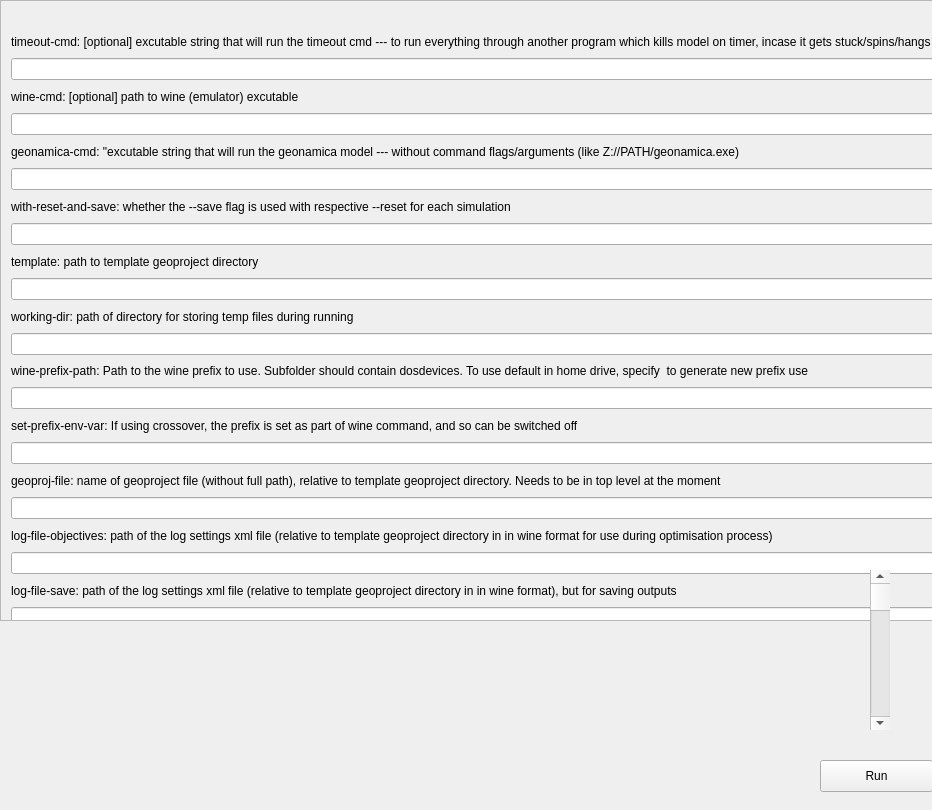
<?xml version="1.0" encoding="UTF-8"?>
<ui version="4.0">
 <class>OptimisationWizardPage</class>
 <widget class="QWizardPage" name="OptimisationWizardPage">
  <property name="geometry">
   <rect>
    <x>0</x>
    <y>0</y>
    <width>932</width>
    <height>810</height>
   </rect>
  </property>
  <property name="windowTitle">
   <string>WizardPage</string>
  </property>
  <widget class="QPushButton" name="pushButton">
   <property name="geometry">
    <rect>
     <x>820</x>
     <y>760</y>
     <width>113</width>
     <height>32</height>
    </rect>
   </property>
   <property name="text">
    <string>Run</string>
   </property>
  </widget>
  <widget class="QScrollArea" name="scrollArea">
   <property name="geometry">
    <rect>
     <x>0</x>
     <y>0</y>
     <width>941</width>
     <height>621</height>
    </rect>
   </property>
   <property name="widgetResizable">
    <bool>true</bool>
   </property>
   <widget class="QWidget" name="scrollAreaWidgetContents">
    <property name="geometry">
     <rect>
      <x>0</x>
      <y>0</y>
      <width>939</width>
      <height>619</height>
     </rect>
    </property>
    <widget class="QWidget" name="verticalLayoutWidget">
     <property name="geometry">
      <rect>
       <x>10</x>
       <y>30</y>
       <width>2033</width>
       <height>1477</height>
      </rect>
     </property>
     <layout class="QVBoxLayout" name="verticalLayout">
      <item>
       <widget class="QLabel" name="label">
        <property name="text">
         <string>timeout-cmd: [optional] excutable string that will run the timeout cmd --- to run everything through another program which kills model on timer, incase it gets stuck/spins/hangs</string>
        </property>
       </widget>
      </item>
      <item>
       <widget class="QLineEdit" name="timeout_cmd"/>
      </item>
      <item>
       <widget class="QLabel" name="label_2">
        <property name="text">
         <string>wine-cmd: [optional] path to wine (emulator) excutable </string>
        </property>
       </widget>
      </item>
      <item>
       <widget class="QLineEdit" name="wine_cmd"/>
      </item>
      <item>
       <widget class="QLabel" name="label_3">
        <property name="text">
         <string>geonamica-cmd: &quot;excutable string that will run the geonamica model --- without command flags/arguments (like Z://PATH/geonamica.exe)</string>
        </property>
       </widget>
      </item>
      <item>
       <widget class="QLineEdit" name="lineEdit"/>
      </item>
      <item>
       <widget class="QLabel" name="label_4">
        <property name="text">
         <string>with-reset-and-save: whether the --save flag is used with respective --reset for each simulation</string>
        </property>
       </widget>
      </item>
      <item>
       <widget class="QLineEdit" name="with_reset_and_save"/>
      </item>
      <item>
       <widget class="QLabel" name="label_5">
        <property name="text">
         <string>template: path to template geoproject directory</string>
        </property>
       </widget>
      </item>
      <item>
       <widget class="QLineEdit" name="template_2"/>
      </item>
      <item>
       <widget class="QLabel" name="label_6">
        <property name="text">
         <string>working-dir: path of directory for storing temp files during running</string>
        </property>
       </widget>
      </item>
      <item>
       <widget class="QLineEdit" name="lineEdit_2"/>
      </item>
      <item>
       <widget class="QLabel" name="label_7">
        <property name="text">
         <string>wine-prefix-path: Path to the wine prefix to use. Subfolder should contain dosdevices. To use default in home drive, specify &lt;use_home_drive&gt; to generate new prefix use &lt;generate&gt;</string>
        </property>
       </widget>
      </item>
      <item>
       <widget class="QLineEdit" name="lineEdit_3"/>
      </item>
      <item>
       <widget class="QLabel" name="label_8">
        <property name="text">
         <string>set-prefix-env-var: If using crossover, the prefix is set as part of wine command, and so can be switched off</string>
        </property>
       </widget>
      </item>
      <item>
       <widget class="QLineEdit" name="set_prefix_env_var"/>
      </item>
      <item>
       <widget class="QLabel" name="label_9">
        <property name="text">
         <string>geoproj-file: name of geoproject file (without full path), relative to template geoproject directory. Needs to be in top level at the moment</string>
        </property>
       </widget>
      </item>
      <item>
       <widget class="QLineEdit" name="geoproj_file"/>
      </item>
      <item>
       <widget class="QLabel" name="label_10">
        <property name="text">
         <string>log-file-objectives: path of the log settings xml file (relative to template geoproject directory in in wine format for use during optimisation process)</string>
        </property>
       </widget>
      </item>
      <item>
       <widget class="QLineEdit" name="log_file_objectives"/>
      </item>
      <item>
       <widget class="QLabel" name="label_11">
        <property name="text">
         <string>log-file-save: path of the log settings xml file (relative to template geoproject directory in in wine format), but for saving outputs</string>
        </property>
       </widget>
      </item>
      <item>
       <widget class="QLineEdit" name="log_file_save"/>
      </item>
      <item>
       <widget class="QLabel" name="label_12">
        <property name="text">
         <string>replicates: Number of times to rerun Metronamica to account for stochasticity of model for each objective function evaluation</string>
        </property>
       </widget>
      </item>
      <item>
       <widget class="QLineEdit" name="replicates"/>
      </item>
      <item>
       <widget class="QLabel" name="label_13">
        <property name="text">
         <string>obj-maps: relative paths wrt template geoproject directory of objective maps</string>
        </property>
       </widget>
      </item>
      <item>
       <widget class="QLineEdit" name="obj_maps"/>
      </item>
      <item>
       <widget class="QLabel" name="label_14">
        <property name="text">
         <string>zonal-maps: name of zonal map (without full path), relative to template geoproject directory. This needs to be GDAL create writable, so NOT ASCII grid format</string>
        </property>
       </widget>
      </item>
      <item>
       <widget class="QLineEdit" name="zonal_maps"/>
      </item>
      <item>
       <widget class="QLabel" name="label_15">
        <property name="text">
         <string>zone-delineation: name of zonal delineation map (without full path), relative to template geoproject directory</string>
        </property>
       </widget>
      </item>
      <item>
       <widget class="QLineEdit" name="zone_delineation"/>
      </item>
      <item>
       <widget class="QLabel" name="label_16">
        <property name="text">
         <string>xpath-dv: xpath for decision variable, See documentation for format</string>
        </property>
       </widget>
      </item>
      <item>
       <widget class="QLineEdit" name="xpath_dv"/>
      </item>
      <item>
       <widget class="QLabel" name="label_17">
        <property name="text">
         <string>is-logging: TRUE or FALSE whether to log the evaluation</string>
        </property>
       </widget>
      </item>
      <item>
       <widget class="QLineEdit" name="is_logging"/>
      </item>
      <item>
       <widget class="QLabel" name="label_18">
        <property name="text">
         <string>save-dir: path of the directory for writing results and outputs to</string>
        </property>
       </widget>
      </item>
      <item>
       <widget class="QLineEdit" name="save_dir"/>
      </item>
      <item>
       <widget class="QLabel" name="label_19">
        <property name="text">
         <string>save-map: relative path to geoproject directory for maps to save when optimisation completes. Format: [CATEGORISED/LINEAR_GRADIENT]:LEGEND=&quot;[legend_specification_file_relative_to_geoproject]&quot;:PATH=[&quot;path_of_map_relative_to_geoproject&quot;]:DIFF=[&quot;opt_path_of_differencing_map_relative_to_geoproject&quot;]:SAVE_AS=[&quot;file_name&quot;]</string>
        </property>
       </widget>
      </item>
      <item>
       <widget class="QLineEdit" name="save_map"/>
      </item>
      <item>
       <widget class="QLabel" name="label_20">
        <property name="text">
         <string>pop-size: Population size of the NSGAII</string>
        </property>
       </widget>
      </item>
      <item>
       <widget class="QLineEdit" name="pop_size"/>
      </item>
      <item>
       <widget class="QLabel" name="label_21">
        <property name="text">
         <string>max-gen-no-hvol-improve: maximum generations with no improvement in the hypervolume metric - terminaation condition</string>
        </property>
       </widget>
      </item>
      <item>
       <widget class="QLineEdit" name="max_gen_no_hvol_improve"/>
      </item>
      <item>
       <widget class="QLabel" name="label_22">
        <property name="text">
         <string>max-gen: Maximum number of generations - termination condition</string>
        </property>
       </widget>
      </item>
      <item>
       <widget class="QLineEdit" name="max_gen"/>
      </item>
      <item>
       <widget class="QLabel" name="label_23">
        <property name="text">
         <string>save-freq: how often to save first front, hypervolume metric and population</string>
        </property>
       </widget>
      </item>
      <item>
       <widget class="QLineEdit" name="save_freq"/>
      </item>
      <item>
       <widget class="QLabel" name="label_24">
        <property name="text">
         <string>reseed: File with saved population as initial seed population for GA</string>
        </property>
       </widget>
      </item>
      <item>
       <widget class="QLineEdit" name="reseed"/>
      </item>
      <item>
       <widget class="QLabel" name="label_25">
        <property name="text">
         <string>year-start: Start year for objective map logging - only valid if objective logging file stem is only given and not full filename</string>
        </property>
       </widget>
      </item>
      <item>
       <widget class="QLineEdit" name="year_start_saving"/>
      </item>
      <item>
       <widget class="QLabel" name="label_26">
        <property name="text">
         <string>year-end: End year for objective map logging - only valid if objective logging file stem is only given and not full filenam</string>
        </property>
       </widget>
      </item>
      <item>
       <widget class="QLineEdit" name="year_end_saving"/>
      </item>
      <item>
       <widget class="QLabel" name="label_27">
        <property name="text">
         <string>discount-rate: discount rate for objectives (applies to all of them)</string>
        </property>
       </widget>
      </item>
      <item>
       <widget class="QLineEdit" name="discount_rate"/>
      </item>
     </layout>
    </widget>
   </widget>
  </widget>
  <widget class="QScrollBar" name="verticalScrollBar">
   <property name="geometry">
    <rect>
     <x>870</x>
     <y>570</y>
     <width>20</width>
     <height>160</height>
    </rect>
   </property>
   <property name="orientation">
    <enum>Qt::Vertical</enum>
   </property>
  </widget>
 </widget>
 <resources/>
 <connections/>
</ui>
